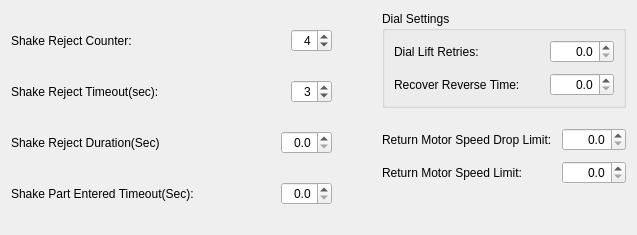
           <widget class="QWidget" name="page_recirculating">
            <layout class="QHBoxLayout" name="horizontalLayout_55">
             <property name="spacing">
              <number>10</number>
             </property>
             <item>
              <layout class="QVBoxLayout" name="verticalLayout_18">
               <property name="rightMargin">
                <number>20</number>
               </property>
               <item>
                <layout class="QHBoxLayout" name="horizontalLayout_56">
                 <item>
                  <widget class="QLabel" name="label_49">
                   <property name="text">
                    <string>Shake Reject Counter:</string>
                   </property>
                  </widget>
                 </item>
                 <item>
                  <widget class="QSpinBox" name="shake_reject_counter">
                   <property name="sizePolicy">
                    <sizepolicy hsizetype="Fixed" vsizetype="Fixed">
                     <horstretch>0</horstretch>
                     <verstretch>0</verstretch>
                    </sizepolicy>
                   </property>
                   <property name="toolTip">
                    <string>Number of vision part rejections in a row within ‘shake reject timeout’ value before shake motion is initiated</string>
                   </property>
                   <property name="alignment">
                    <set>Qt::AlignRight|Qt::AlignTrailing|Qt::AlignVCenter</set>
                   </property>
                   <property name="maximum">
                    <number>20</number>
                   </property>
                   <property name="value">
                    <number>4</number>
                   </property>
                  </widget>
                 </item>
                </layout>
               </item>
               <item>
                <layout class="QHBoxLayout" name="horizontalLayout_58">
                 <item>
                  <widget class="QLabel" name="label_51">
                   <property name="text">
                    <string>Shake Reject Timeout(sec):</string>
                   </property>
                  </widget>
                 </item>
                 <item>
                  <widget class="QSpinBox" name="shake_reject_timeout">
                   <property name="sizePolicy">
                    <sizepolicy hsizetype="Fixed" vsizetype="Fixed">
                     <horstretch>0</horstretch>
                     <verstretch>0</verstretch>
                    </sizepolicy>
                   </property>
                   <property name="toolTip">
                    <string>Used in conjunction with ‘Shake Reject Counter’</string>
                   </property>
                   <property name="alignment">
                    <set>Qt::AlignRight|Qt::AlignTrailing|Qt::AlignVCenter</set>
                   </property>
                   <property name="maximum">
                    <number>10</number>
                   </property>
                   <property name="value">
                    <number>3</number>
                   </property>
                  </widget>
                 </item>
                </layout>
               </item>
               <item>
                <layout class="QHBoxLayout" name="horizontalLayout_59">
                 <item>
                  <widget class="QLabel" name="label_52">
                   <property name="text">
                    <string>Shake Reject Duration(Sec)</string>
                   </property>
                  </widget>
                 </item>
                 <item>
                  <widget class="QDoubleSpinBox" name="shake_reject_duration">
                   <property name="sizePolicy">
                    <sizepolicy hsizetype="Fixed" vsizetype="Fixed">
                     <horstretch>0</horstretch>
                     <verstretch>0</verstretch>
                    </sizepolicy>
                   </property>
                   <property name="toolTip">
                    <string>Amount of time to shake conveyors</string>
                   </property>
                   <property name="alignment">
                    <set>Qt::AlignRight|Qt::AlignTrailing|Qt::AlignVCenter</set>
                   </property>
                   <property name="decimals">
                    <number>1</number>
                   </property>
                   <property name="maximum">
                    <double>20.000000000000000</double>
                   </property>
                  </widget>
                 </item>
                </layout>
               </item>
               <item>
                <layout class="QHBoxLayout" name="horizontalLayout_60">
                 <item>
                  <widget class="QLabel" name="label_53">
                   <property name="minimumSize">
                    <size>
                     <width>260</width>
                     <height>0</height>
                    </size>
                   </property>
                   <property name="text">
                    <string>Shake Part Entered Timeout(Sec):</string>
                   </property>
                  </widget>
                 </item>
                 <item>
                  <widget class="QDoubleSpinBox" name="shake_part_entered_timeout">
                   <property name="sizePolicy">
                    <sizepolicy hsizetype="Fixed" vsizetype="Fixed">
                     <horstretch>0</horstretch>
                     <verstretch>0</verstretch>
                    </sizepolicy>
                   </property>
                   <property name="toolTip">
                    <string>How much time to allow before shaking after a part has been detected at the main conveyor entrance</string>
                   </property>
                   <property name="alignment">
                    <set>Qt::AlignRight|Qt::AlignTrailing|Qt::AlignVCenter</set>
                   </property>
                   <property name="decimals">
                    <number>1</number>
                   </property>
                   <property name="maximum">
                    <double>20.000000000000000</double>
                   </property>
                  </widget>
                 </item>
                </layout>
               </item>
              </layout>
             </item>
             <item>
              <layout class="QVBoxLayout" name="layout_right">
               <property name="spacing">
                <number>20</number>
               </property>
               <property name="leftMargin">
                <number>20</number>
               </property>
               <item>
                <widget class="QGroupBox" name="group_dial">
                 <property name="minimumSize">
                  <size>
                   <width>0</width>
                   <height>0</height>
                  </size>
                 </property>
                 <property name="title">
                  <string>Dial Settings</string>
                 </property>
                 <layout class="QVBoxLayout" name="verticalLayout_19">
                  <property name="spacing">
                   <number>10</number>
                  </property>
                  <item>
                   <layout class="QHBoxLayout" name="horizontalLayout_61">
                    <item>
                     <widget class="QLabel" name="label_54">
                      <property name="text">
                       <string>Dial Lift Retries:</string>
                      </property>
                     </widget>
                    </item>
                    <item>
                     <widget class="QDoubleSpinBox" name="dial_lift_retries">
                      <property name="sizePolicy">
                       <sizepolicy hsizetype="Fixed" vsizetype="Fixed">
                        <horstretch>0</horstretch>
                        <verstretch>0</verstretch>
                       </sizepolicy>
                      </property>
                      <property name="alignment">
                       <set>Qt::AlignRight|Qt::AlignTrailing|Qt::AlignVCenter</set>
                      </property>
                      <property name="decimals">
                       <number>1</number>
                      </property>
                      <property name="maximum">
                       <double>1000.000000000000000</double>
                      </property>
                     </widget>
                    </item>
                   </layout>
                  </item>
                  <item>
                   <layout class="QHBoxLayout" name="horizontalLayout_62">
                    <item>
                     <widget class="QLabel" name="label_55">
                      <property name="text">
                       <string>Recover Reverse Time:</string>
                      </property>
                     </widget>
                    </item>
                    <item>
                     <widget class="QDoubleSpinBox" name="recover_reverse_time">
                      <property name="sizePolicy">
                       <sizepolicy hsizetype="Fixed" vsizetype="Fixed">
                        <horstretch>0</horstretch>
                        <verstretch>0</verstretch>
                       </sizepolicy>
                      </property>
                      <property name="alignment">
                       <set>Qt::AlignRight|Qt::AlignTrailing|Qt::AlignVCenter</set>
                      </property>
                      <property name="decimals">
                       <number>1</number>
                      </property>
                      <property name="maximum">
                       <double>1000.000000000000000</double>
                      </property>
                     </widget>
                    </item>
                   </layout>
                  </item>
                 </layout>
                </widget>
               </item>
               <item>
                <layout class="QVBoxLayout" name="verticalLayout_20">
                 <property name="spacing">
                  <number>10</number>
                 </property>
                 <item>
                  <layout class="QHBoxLayout" name="horizontalLayout_63">
                   <item>
                    <widget class="QLabel" name="label_56">
                     <property name="text">
                      <string>Return Motor Speed Drop Limit:</string>
                     </property>
                    </widget>
                   </item>
                   <item>
                    <widget class="QDoubleSpinBox" name="motors_return_speed_drop_limit">
                     <property name="sizePolicy">
                      <sizepolicy hsizetype="Fixed" vsizetype="Fixed">
                       <horstretch>0</horstretch>
                       <verstretch>0</verstretch>
                      </sizepolicy>
                     </property>
                     <property name="toolTip">
                      <string>How much of a speed drop in a percentage of ‘Return Motor Speed Limit’ before motor is stalled</string>
                     </property>
                     <property name="alignment">
                      <set>Qt::AlignRight|Qt::AlignTrailing|Qt::AlignVCenter</set>
                     </property>
                     <property name="decimals">
                      <number>1</number>
                     </property>
                     <property name="maximum">
                      <double>1000.000000000000000</double>
                     </property>
                    </widget>
                   </item>
                  </layout>
                 </item>
                 <item>
                  <layout class="QHBoxLayout" name="horizontalLayout_64">
                   <item>
                    <widget class="QLabel" name="label_57">
                     <property name="text">
                      <string>Return Motor Speed Limit:</string>
                     </property>
                    </widget>
                   </item>
                   <item>
                    <widget class="QDoubleSpinBox" name="motors_return_speed_limit">
                     <property name="sizePolicy">
                      <sizepolicy hsizetype="Fixed" vsizetype="Fixed">
                       <horstretch>0</horstretch>
                       <verstretch>0</verstretch>
                      </sizepolicy>
                     </property>
                     <property name="toolTip">
                      <string>Return conveyor speed</string>
                     </property>
                     <property name="alignment">
                      <set>Qt::AlignRight|Qt::AlignTrailing|Qt::AlignVCenter</set>
                     </property>
                     <property name="decimals">
                      <number>1</number>
                     </property>
                     <property name="maximum">
                      <double>1000.000000000000000</double>
                     </property>
                    </widget>
                   </item>
                  </layout>
                 </item>
                </layout>
               </item>
               <item>
                <spacer name="verticalSpacer_3">
                 <property name="orientation">
                  <enum>Qt::Vertical</enum>
                 </property>
                 <property name="sizeHint" stdset="0">
                  <size>
                   <width>20</width>
                   <height>40</height>
                  </size>
                 </property>
                </spacer>
               </item>
              </layout>
             </item>
            </layout>
           </widget>
